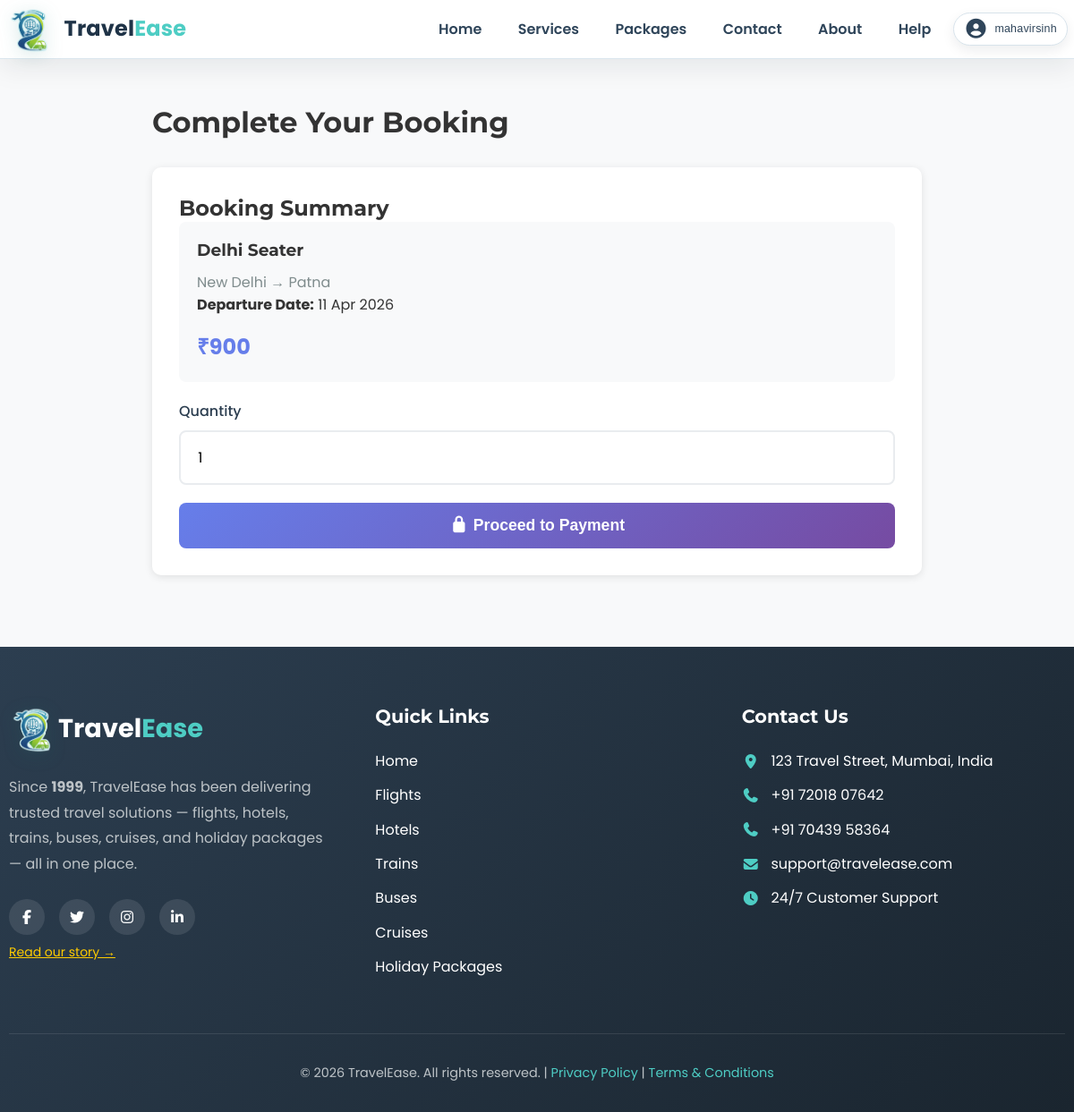
Screenshot of /booking.php?type=bus&id=13 (signed in) with the database file from the repository.
### tables this page shows
CREATE TABLE IF NOT EXISTS `buses` (
  `id` int NOT NULL AUTO_INCREMENT,
  `bus_name` varchar(100) NOT NULL,
  `bus_number` varchar(20) NOT NULL,
  `departure_city` varchar(100) NOT NULL,
  `arrival_city` varchar(100) NOT NULL,
  `departure_time` time NOT NULL,
  `arrival_time` time NOT NULL,
  `departure_date` date NOT NULL,
  `arrival_date` date NOT NULL,
  `price` decimal(10,2) NOT NULL,
  `available_seats` int DEFAULT '40',
  `total_seats` int DEFAULT '40',
  `bus_type` enum('sleeper','semi_sleeper','seater','ac','non_ac') DEFAULT 'seater',
  `status` enum('active','inactive','cancelled') DEFAULT 'active',
  `created_at` timestamp NOT NULL DEFAULT CURRENT_TIMESTAMP,
  `updated_at` timestamp NOT NULL DEFAULT CURRENT_TIMESTAMP ON UPDATE CURRENT_TIMESTAMP,
  PRIMARY KEY (`id`)
);

### booking.php (the view, shortened to what this page needs)
<?php
include "db.php";
$type = $_GET['type'] ?? '';
$item_id = $_GET['id'] ?? 0;
$table_name = '';
$item = null;
switch($type) {
    case 'bus':
        $table_name = 'buses';
        break;
}
if ($table_name) {
    $result = mysqli_query($conn, "SELECT * FROM $table_name WHERE id='$item_id'");
    $item = mysqli_fetch_assoc($result);
}
?>
<!DOCTYPE html>
<html lang="en">
<head>
<link rel="stylesheet" href="css/style.css">
<link rel="stylesheet" href="css/all.min.css">
<link rel="stylesheet" href="css/fonts.css">
</head>
<body>
    <?php include 'includes/navbar.php'; ?>
    <div class="booking-container">
        <h1 style="margin-bottom: 30px;">Complete Your Booking</h1>
        <div class="booking-card">
            <h2>Booking Summary</h2>
            <div class="summary-box">
                <h3>
                    <?php
                    if($type == 'flight') echo htmlspecialchars($item['airline'] . ' ' . $item['flight_number']);
                    elseif($type == 'hotel') echo htmlspecialchars($item['name']);
                    elseif($type == 'train') echo htmlspecialchars($item['train_name']);
                    elseif($type == 'bus') echo htmlspecialchars($item['bus_name']);
                    elseif($type == 'cruise') echo htmlspecialchars($item['cruise_line'] . ' - ' . $item['ship_name']);
                    else echo htmlspecialchars($item['package_name']);
                    ?>
                </h3>
                <p style="color: #7f8c8d; margin-top: 10px;">
                    <?php
                    if($type == 'flight') echo htmlspecialchars($item['departure_city'] . ' → ' . $item['arrival_city']);
                    elseif($type == 'hotel') echo htmlspecialchars($item['city']);
                    elseif($type == 'train') echo htmlspecialchars($item['departure_station'] . ' → ' . $item['arrival_station']);
                    elseif($type == 'bus') echo htmlspecialchars($item['departure_city'] . ' → ' . $item['arrival_city']);
                    elseif($type == 'cruise') echo htmlspecialchars($item['departure_port']);
                    else echo htmlspecialchars($item['destination']);
                    ?>
                </p>
                <?php if(in_array($type, ['flight','train','bus','cruise'])): ?>
    <p>
        <strong>Departure Date:</strong>
        <?php echo date('d M Y', strtotime($item['departure_date'])); ?>
    </p>
<?php endif; ?>
                <p style="font-size: 1.5rem; font-weight: 700; color: #667eea; margin-top: 15px;">
                    ₹<?php echo number_format(($type == 'hotel') ? $item['price_per_night'] : $item['price'], 0); ?>
                </p>
            </div>
            <form method="POST" action="">
    <div class="form-group">
        <label>Quantity</label>
        <input type="number" name="quantity" class="form-control" value="1" min="1" required>
    </div>
    <button type="submit" class="btn-book">
        <i class="fas fa-lock"></i> Proceed to Payment
    </button>
</form>
        </div>
    </div>
    <?php include 'includes/footer.php'; ?>
</body>
</html>

### css/style.css (style rules this page uses)
* { margin: 0; padding: 0; box-sizing: border-box; }
html { scroll-behavior: smooth; }
body { font-family: 'Poppins', sans-serif; line-height: 1.6; color: #333; background-color: #f8f9fa; overflow-x: hidden; }
h1, h2, h3, h4 { font-family: 'Montserrat', sans-serif; font-weight: 700; line-height: 1.3; }
.form-group { display: flex; flex-direction: column; }
.form-group label { margin-bottom: 0.8rem; font-weight: 600; color: #2c3e50; display: flex; align-items: center; gap: 0.5rem; }
.form-group input, .form-group select { padding: 1rem 1.2rem; border: 2px solid #e9ecef; border-radius: 8px; font-size: 1rem; font-family: 'Poppins', sans-serif; transition: border-color 0.3s ease; }

### booking.php (style rules this page uses)
.booking-container { max-width: 900px; margin: 30px auto; padding: 20px; }
.booking-card { background: white; border-radius: 10px; padding: 30px; margin-bottom: 30px; box-shadow: 0 2px 10px rgba(0,0,0,0.1); }
.form-group { margin-bottom: 20px; }
.form-group label { display: block; margin-bottom: 8px; font-weight: 500; color: #2c3e50; }
.form-control { width: 100%; padding: 12px; border: 2px solid #e0e0e0; border-radius: 6px; font-size: 1rem; }
.btn-book { background: linear-gradient(135deg, #667eea 0%, #764ba2 100%); color: white; padding: 15px 40px; border: none; border-radius: 8px; font-size: 1.1rem; font-weight: 600; cursor: pointer; width: 100%; }
.summary-box { background: #f8f9fa; padding: 20px; border-radius: 8px; margin-bottom: 20px; }

### rows the page displays
buses: bus_name "Delhi Seater", departure_city+arrival_city "New Delhi → Patna", departure_date "11 Apr 2026", price "900"

### other values shown
$_SESSION['user'] "mahavirsinh"
